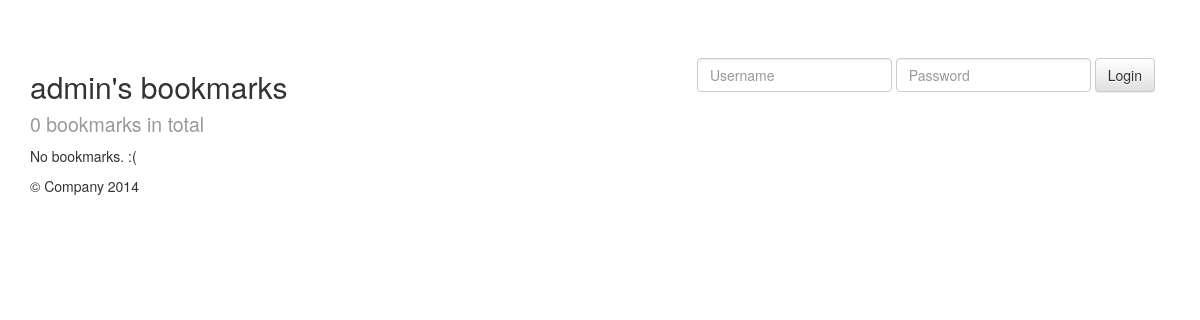
/user/admin/, run on an earlier commit of the app's database.
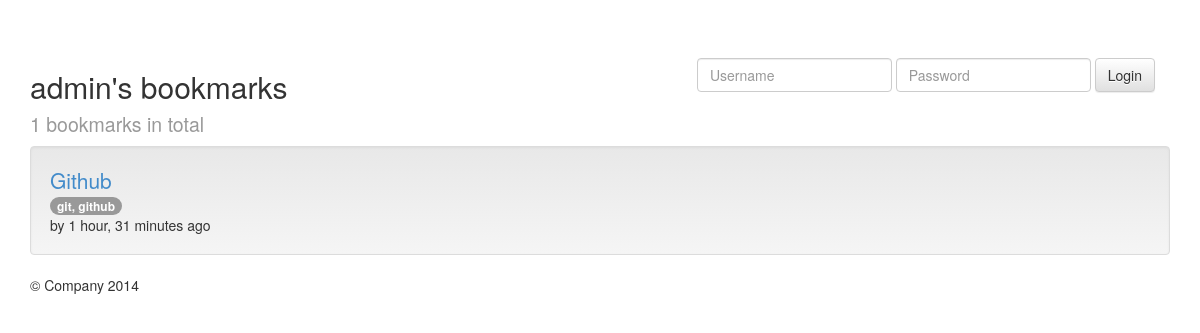
And on a later commit of the database.
### marcador/models.py (models this page shows, shortened)
@python_2_unicode_compatible
class Bookmark(models.Model):
  url = models.URLField()
  title = models.CharField('title', max_length=255)
  description = models.TextField('description', blank=True)
  is_public = models.BooleanField('public', default=True)
  date_created = models.DateTimeField('date created')
  date_updated = models.DateTimeField('date updated')
  owner = models.ForeignKey(User, verbose_name='owner', related_name='bookmarks')
  tags = models.ManyToManyField(Tag, blank=True)
  objects = models.Manager()
  public = PublicBookmarkManager()
  class Meta:
    verbose_name = 'bookmark'
    verbose_name_plural = 'bookmarks'
    ordering = ['-date_created']

@python_2_unicode_compatible
class Tag(models.Model):
  name = models.CharField(max_length=50, unique=True)
  class Meta:
    verbose_name = 'tag'
    verbose_name_plural = 'tags'
    ordering = ['name']
  def __str__(self):
    return self.name

### marcador/views.py (the view)
# urls.py: url(r'^user/(?P<username>[-\w]+)/$', 'bookmark_user',
def bookmark_user(request, username):
  user = get_object_or_404(User, username=username)
  if request.user == user:
    bookmarks = user.bookmarks.all()
  else:
    bookmarks = Bookmark.public.filter(owner__username=username)
  context = {'bookmarks': bookmarks, 'owner': user}
  return render(request, 'marcador/bookmark_user.html', context)

### marcador/templates/marcador/bookmark_user.html (shortened to what this page needs)
{% extends 'marcador/bookmark_list.html' %}
{% block heading %}
<h2>{{ owner.username }}'s bookmarks<br>
  <small>{{ bookmarks.count }} bookmarks in total</small>
</h2>
{% endblock %}

### marcador/templates/marcador/bookmark_list.html (shortened to what this page needs)
{% extends "base.html" %}
{% block content %}
<ul class="list-unstyled"%>
  {% for bookmark in bookmarks %}
  <li class="well">{% include "marcador/bookmark.html" %}</li>
  {% empty %}
  <li>No bookmarks. :(</li>
  {% endfor %}
</ul>
{% endblock %}

### marcador/templates/marcador/bookmark.html (shortened to what this page needs)
<a class="lead" href="{{ bookmark.url }}">{{ bookmark.title }}</a>
{% if not bookmark.is_public %}
<br><span class="badge badge-important">private</span>
{% else %}
<br>
{% endif %}
{% if bookmark.tags.count %}
  {% for tag in bookmark.tags.all %}
    <span class="badge">{{ tag|lower }}</span>&nbsp;
  {% endfor %}
{% endif %}
<br>by
{{ bookmark.date_created|timesince }} ago

What changed in the data, as far as the page shows it:
added Bookmark: title "Github", date_created "1 hour, 31 minutes"
added Tag: name "git, github"
Also different on the page:
{{ bookmarks.count }}: "0" → "1"
text no longer shown: "No bookmarks. :("
